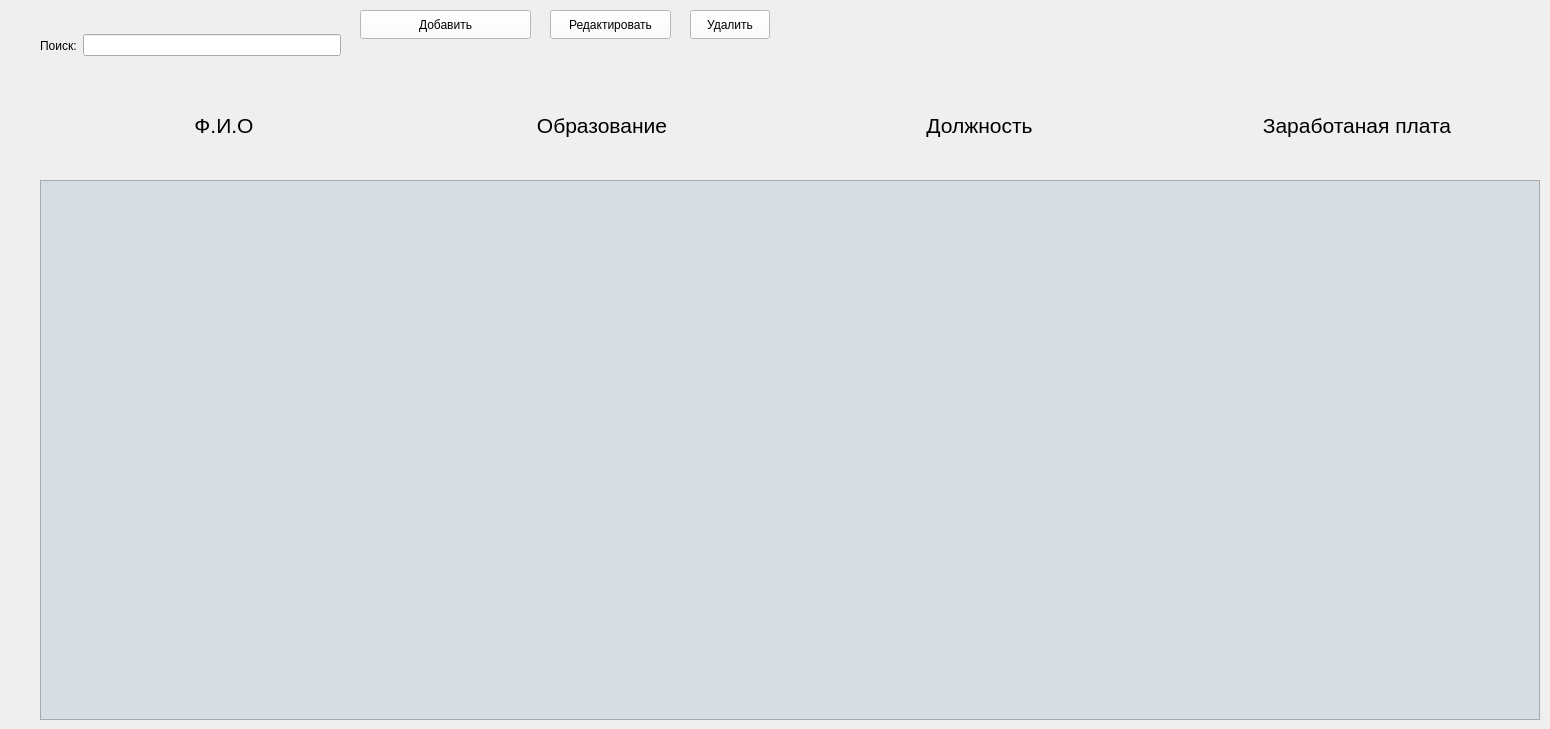
    <widget class="QWidget" name="page_Employees">
     <property name="windowTitle">
      <string>Сотрудники</string>
     </property>
     <widget class="QScrollArea" name="scrollAreaEmployees">
      <property name="geometry">
       <rect>
        <x>40</x>
        <y>180</y>
        <width>1500</width>
        <height>540</height>
       </rect>
      </property>
      <property name="styleSheet">
       <string notr="true">background-color: #d6dde3;</string>
      </property>
      <property name="widgetResizable">
       <bool>true</bool>
      </property>
      <widget class="QWidget" name="scrollAreaWidgetContents">
       <property name="geometry">
        <rect>
         <x>0</x>
         <y>0</y>
         <width>1498</width>
         <height>538</height>
        </rect>
       </property>
       <layout class="QVBoxLayout" name="verticalLayoutEmployees"/>
      </widget>
     </widget>
     <widget class="QWidget" name="layoutWidget_3">
      <property name="geometry">
       <rect>
        <x>40</x>
        <y>10</y>
        <width>301</width>
        <height>71</height>
       </rect>
      </property>
      <layout class="QHBoxLayout" name="horizontalLayout_2">
       <item>
        <widget class="QLabel" name="labelSearch">
         <property name="palette">
          <palette>
           <active>
            <colorrole role="WindowText">
             <brush brushstyle="SolidPattern">
              <color alpha="255">
               <red>0</red>
               <green>0</green>
               <blue>0</blue>
              </color>
             </brush>
            </colorrole>
            <colorrole role="Button">
             <brush brushstyle="SolidPattern">
              <color alpha="255">
               <red>255</red>
               <green>255</green>
               <blue>255</blue>
              </color>
             </brush>
            </colorrole>
            <colorrole role="Base">
             <brush brushstyle="SolidPattern">
              <color alpha="255">
               <red>255</red>
               <green>255</green>
               <blue>255</blue>
              </color>
             </brush>
            </colorrole>
            <colorrole role="Window">
             <brush brushstyle="SolidPattern">
              <color alpha="255">
               <red>255</red>
               <green>255</green>
               <blue>255</blue>
              </color>
             </brush>
            </colorrole>
           </active>
           <inactive>
            <colorrole role="WindowText">
             <brush brushstyle="SolidPattern">
              <color alpha="255">
               <red>0</red>
               <green>0</green>
               <blue>0</blue>
              </color>
             </brush>
            </colorrole>
            <colorrole role="Button">
             <brush brushstyle="SolidPattern">
              <color alpha="255">
               <red>255</red>
               <green>255</green>
               <blue>255</blue>
              </color>
             </brush>
            </colorrole>
            <colorrole role="Base">
             <brush brushstyle="SolidPattern">
              <color alpha="255">
               <red>255</red>
               <green>255</green>
               <blue>255</blue>
              </color>
             </brush>
            </colorrole>
            <colorrole role="Window">
             <brush brushstyle="SolidPattern">
              <color alpha="255">
               <red>255</red>
               <green>255</green>
               <blue>255</blue>
              </color>
             </brush>
            </colorrole>
           </inactive>
           <disabled>
            <colorrole role="Button">
             <brush brushstyle="SolidPattern">
              <color alpha="255">
               <red>255</red>
               <green>255</green>
               <blue>255</blue>
              </color>
             </brush>
            </colorrole>
            <colorrole role="Base">
             <brush brushstyle="SolidPattern">
              <color alpha="255">
               <red>255</red>
               <green>255</green>
               <blue>255</blue>
              </color>
             </brush>
            </colorrole>
            <colorrole role="Window">
             <brush brushstyle="SolidPattern">
              <color alpha="255">
               <red>255</red>
               <green>255</green>
               <blue>255</blue>
              </color>
             </brush>
            </colorrole>
           </disabled>
          </palette>
         </property>
         <property name="text">
          <string>Поиск:</string>
         </property>
        </widget>
       </item>
       <item>
        <widget class="QLineEdit" name="Search">
         <property name="text">
          <string/>
         </property>
        </widget>
       </item>
      </layout>
     </widget>
     <widget class="QWidget" name="layoutWidget_4">
      <property name="geometry">
       <rect>
        <x>40</x>
        <y>90</y>
        <width>1501</width>
        <height>71</height>
       </rect>
      </property>
      <layout class="QHBoxLayout" name="horizontalLayout_3">
       <property name="spacing">
        <number>10</number>
       </property>
       <item>
        <widget class="QLabel" name="labelName">
         <property name="palette">
          <palette>
           <active>
            <colorrole role="WindowText">
             <brush brushstyle="SolidPattern">
              <color alpha="255">
               <red>0</red>
               <green>0</green>
               <blue>0</blue>
              </color>
             </brush>
            </colorrole>
            <colorrole role="Button">
             <brush brushstyle="SolidPattern">
              <color alpha="255">
               <red>255</red>
               <green>255</green>
               <blue>255</blue>
              </color>
             </brush>
            </colorrole>
            <colorrole role="Base">
             <brush brushstyle="SolidPattern">
              <color alpha="255">
               <red>255</red>
               <green>255</green>
               <blue>255</blue>
              </color>
             </brush>
            </colorrole>
            <colorrole role="Window">
             <brush brushstyle="SolidPattern">
              <color alpha="255">
               <red>255</red>
               <green>255</green>
               <blue>255</blue>
              </color>
             </brush>
            </colorrole>
           </active>
           <inactive>
            <colorrole role="WindowText">
             <brush brushstyle="SolidPattern">
              <color alpha="255">
               <red>0</red>
               <green>0</green>
               <blue>0</blue>
              </color>
             </brush>
            </colorrole>
            <colorrole role="Button">
             <brush brushstyle="SolidPattern">
              <color alpha="255">
               <red>255</red>
               <green>255</green>
               <blue>255</blue>
              </color>
             </brush>
            </colorrole>
            <colorrole role="Base">
             <brush brushstyle="SolidPattern">
              <color alpha="255">
               <red>255</red>
               <green>255</green>
               <blue>255</blue>
              </color>
             </brush>
            </colorrole>
            <colorrole role="Window">
             <brush brushstyle="SolidPattern">
              <color alpha="255">
               <red>255</red>
               <green>255</green>
               <blue>255</blue>
              </color>
             </brush>
            </colorrole>
           </inactive>
           <disabled>
            <colorrole role="Button">
             <brush brushstyle="SolidPattern">
              <color alpha="255">
               <red>255</red>
               <green>255</green>
               <blue>255</blue>
              </color>
             </brush>
            </colorrole>
            <colorrole role="Base">
             <brush brushstyle="SolidPattern">
              <color alpha="255">
               <red>255</red>
               <green>255</green>
               <blue>255</blue>
              </color>
             </brush>
            </colorrole>
            <colorrole role="Window">
             <brush brushstyle="SolidPattern">
              <color alpha="255">
               <red>255</red>
               <green>255</green>
               <blue>255</blue>
              </color>
             </brush>
            </colorrole>
           </disabled>
          </palette>
         </property>
         <property name="font">
          <font>
           <pointsize>16</pointsize>
           <bold>false</bold>
          </font>
         </property>
         <property name="text">
          <string>Ф.И.О</string>
         </property>
         <property name="alignment">
          <set>Qt::AlignCenter</set>
         </property>
        </widget>
       </item>
       <item>
        <widget class="QLabel" name="labelEducation">
         <property name="palette">
          <palette>
           <active>
            <colorrole role="WindowText">
             <brush brushstyle="SolidPattern">
              <color alpha="255">
               <red>0</red>
               <green>0</green>
               <blue>0</blue>
              </color>
             </brush>
            </colorrole>
            <colorrole role="Button">
             <brush brushstyle="SolidPattern">
              <color alpha="255">
               <red>255</red>
               <green>255</green>
               <blue>255</blue>
              </color>
             </brush>
            </colorrole>
            <colorrole role="Base">
             <brush brushstyle="SolidPattern">
              <color alpha="255">
               <red>255</red>
               <green>255</green>
               <blue>255</blue>
              </color>
             </brush>
            </colorrole>
            <colorrole role="Window">
             <brush brushstyle="SolidPattern">
              <color alpha="255">
               <red>255</red>
               <green>255</green>
               <blue>255</blue>
              </color>
             </brush>
            </colorrole>
           </active>
           <inactive>
            <colorrole role="WindowText">
             <brush brushstyle="SolidPattern">
              <color alpha="255">
               <red>0</red>
               <green>0</green>
               <blue>0</blue>
              </color>
             </brush>
            </colorrole>
            <colorrole role="Button">
             <brush brushstyle="SolidPattern">
              <color alpha="255">
               <red>255</red>
               <green>255</green>
               <blue>255</blue>
              </color>
             </brush>
            </colorrole>
            <colorrole role="Base">
             <brush brushstyle="SolidPattern">
              <color alpha="255">
               <red>255</red>
               <green>255</green>
               <blue>255</blue>
              </color>
             </brush>
            </colorrole>
            <colorrole role="Window">
             <brush brushstyle="SolidPattern">
              <color alpha="255">
               <red>255</red>
               <green>255</green>
               <blue>255</blue>
              </color>
             </brush>
            </colorrole>
           </inactive>
           <disabled>
            <colorrole role="Button">
             <brush brushstyle="SolidPattern">
              <color alpha="255">
               <red>255</red>
               <green>255</green>
               <blue>255</blue>
              </color>
             </brush>
            </colorrole>
            <colorrole role="Base">
             <brush brushstyle="SolidPattern">
              <color alpha="255">
               <red>255</red>
               <green>255</green>
               <blue>255</blue>
              </color>
             </brush>
            </colorrole>
            <colorrole role="Window">
             <brush brushstyle="SolidPattern">
              <color alpha="255">
               <red>255</red>
               <green>255</green>
               <blue>255</blue>
              </color>
             </brush>
            </colorrole>
           </disabled>
          </palette>
         </property>
         <property name="font">
          <font>
           <pointsize>16</pointsize>
           <bold>false</bold>
          </font>
         </property>
         <property name="text">
          <string>Образование</string>
         </property>
         <property name="alignment">
          <set>Qt::AlignCenter</set>
         </property>
        </widget>
       </item>
       <item>
        <widget class="QLabel" name="labelJobTitle">
         <property name="palette">
          <palette>
           <active>
            <colorrole role="WindowText">
             <brush brushstyle="SolidPattern">
              <color alpha="255">
               <red>0</red>
               <green>0</green>
               <blue>0</blue>
              </color>
             </brush>
            </colorrole>
            <colorrole role="Button">
             <brush brushstyle="SolidPattern">
              <color alpha="255">
               <red>255</red>
               <green>255</green>
               <blue>255</blue>
              </color>
             </brush>
            </colorrole>
            <colorrole role="Base">
             <brush brushstyle="SolidPattern">
              <color alpha="255">
               <red>255</red>
               <green>255</green>
               <blue>255</blue>
              </color>
             </brush>
            </colorrole>
            <colorrole role="Window">
             <brush brushstyle="SolidPattern">
              <color alpha="255">
               <red>255</red>
               <green>255</green>
               <blue>255</blue>
              </color>
             </brush>
            </colorrole>
           </active>
           <inactive>
            <colorrole role="WindowText">
             <brush brushstyle="SolidPattern">
              <color alpha="255">
               <red>0</red>
               <green>0</green>
               <blue>0</blue>
              </color>
             </brush>
            </colorrole>
            <colorrole role="Button">
             <brush brushstyle="SolidPattern">
              <color alpha="255">
               <red>255</red>
               <green>255</green>
               <blue>255</blue>
              </color>
             </brush>
            </colorrole>
            <colorrole role="Base">
             <brush brushstyle="SolidPattern">
              <color alpha="255">
               <red>255</red>
               <green>255</green>
               <blue>255</blue>
              </color>
             </brush>
            </colorrole>
            <colorrole role="Window">
             <brush brushstyle="SolidPattern">
              <color alpha="255">
               <red>255</red>
               <green>255</green>
               <blue>255</blue>
              </color>
             </brush>
            </colorrole>
           </inactive>
           <disabled>
            <colorrole role="Button">
             <brush brushstyle="SolidPattern">
              <color alpha="255">
               <red>255</red>
               <green>255</green>
               <blue>255</blue>
              </color>
             </brush>
            </colorrole>
            <colorrole role="Base">
             <brush brushstyle="SolidPattern">
              <color alpha="255">
               <red>255</red>
               <green>255</green>
               <blue>255</blue>
              </color>
             </brush>
            </colorrole>
            <colorrole role="Window">
             <brush brushstyle="SolidPattern">
              <color alpha="255">
               <red>255</red>
               <green>255</green>
               <blue>255</blue>
              </color>
             </brush>
            </colorrole>
           </disabled>
          </palette>
         </property>
         <property name="font">
          <font>
           <pointsize>16</pointsize>
          </font>
         </property>
         <property name="text">
          <string>Должность</string>
         </property>
         <property name="alignment">
          <set>Qt::AlignCenter</set>
         </property>
        </widget>
       </item>
       <item>
        <widget class="QLabel" name="labelSalary">
         <property name="palette">
          <palette>
           <active>
            <colorrole role="WindowText">
             <brush brushstyle="SolidPattern">
              <color alpha="255">
               <red>0</red>
               <green>0</green>
               <blue>0</blue>
              </color>
             </brush>
            </colorrole>
            <colorrole role="Button">
             <brush brushstyle="SolidPattern">
              <color alpha="255">
               <red>255</red>
               <green>255</green>
               <blue>255</blue>
              </color>
             </brush>
            </colorrole>
            <colorrole role="Base">
             <brush brushstyle="SolidPattern">
              <color alpha="255">
               <red>255</red>
               <green>255</green>
               <blue>255</blue>
              </color>
             </brush>
            </colorrole>
            <colorrole role="Window">
             <brush brushstyle="SolidPattern">
              <color alpha="255">
               <red>255</red>
               <green>255</green>
               <blue>255</blue>
              </color>
             </brush>
            </colorrole>
           </active>
           <inactive>
            <colorrole role="WindowText">
             <brush brushstyle="SolidPattern">
              <color alpha="255">
               <red>0</red>
               <green>0</green>
               <blue>0</blue>
              </color>
             </brush>
            </colorrole>
            <colorrole role="Button">
             <brush brushstyle="SolidPattern">
              <color alpha="255">
               <red>255</red>
               <green>255</green>
               <blue>255</blue>
              </color>
             </brush>
            </colorrole>
            <colorrole role="Base">
             <brush brushstyle="SolidPattern">
              <color alpha="255">
               <red>255</red>
               <green>255</green>
               <blue>255</blue>
              </color>
             </brush>
            </colorrole>
            <colorrole role="Window">
             <brush brushstyle="SolidPattern">
              <color alpha="255">
               <red>255</red>
               <green>255</green>
               <blue>255</blue>
              </color>
             </brush>
            </colorrole>
           </inactive>
           <disabled>
            <colorrole role="Button">
             <brush brushstyle="SolidPattern">
              <color alpha="255">
               <red>255</red>
               <green>255</green>
               <blue>255</blue>
              </color>
             </brush>
            </colorrole>
            <colorrole role="Base">
             <brush brushstyle="SolidPattern">
              <color alpha="255">
               <red>255</red>
               <green>255</green>
               <blue>255</blue>
              </color>
             </brush>
            </colorrole>
            <colorrole role="Window">
             <brush brushstyle="SolidPattern">
              <color alpha="255">
               <red>255</red>
               <green>255</green>
               <blue>255</blue>
              </color>
             </brush>
            </colorrole>
           </disabled>
          </palette>
         </property>
         <property name="font">
          <font>
           <pointsize>16</pointsize>
          </font>
         </property>
         <property name="text">
          <string>Заработаная плата</string>
         </property>
         <property name="alignment">
          <set>Qt::AlignCenter</set>
         </property>
        </widget>
       </item>
      </layout>
     </widget>
     <widget class="QPushButton" name="buttonRemove">
      <property name="geometry">
       <rect>
        <x>690</x>
        <y>10</y>
        <width>80</width>
        <height>29</height>
       </rect>
      </property>
      <property name="palette">
       <palette>
        <active>
         <colorrole role="Button">
          <brush brushstyle="SolidPattern">
           <color alpha="255">
            <red>255</red>
            <green>255</green>
            <blue>255</blue>
           </color>
          </brush>
         </colorrole>
         <colorrole role="ButtonText">
          <brush brushstyle="SolidPattern">
           <color alpha="255">
            <red>0</red>
            <green>0</green>
            <blue>0</blue>
           </color>
          </brush>
         </colorrole>
         <colorrole role="Base">
          <brush brushstyle="SolidPattern">
           <color alpha="255">
            <red>255</red>
            <green>255</green>
            <blue>255</blue>
           </color>
          </brush>
         </colorrole>
         <colorrole role="Window">
          <brush brushstyle="SolidPattern">
           <color alpha="255">
            <red>255</red>
            <green>255</green>
            <blue>255</blue>
           </color>
          </brush>
         </colorrole>
        </active>
        <inactive>
         <colorrole role="Button">
          <brush brushstyle="SolidPattern">
           <color alpha="255">
            <red>255</red>
            <green>255</green>
            <blue>255</blue>
           </color>
          </brush>
         </colorrole>
         <colorrole role="ButtonText">
          <brush brushstyle="SolidPattern">
           <color alpha="255">
            <red>0</red>
            <green>0</green>
            <blue>0</blue>
           </color>
          </brush>
         </colorrole>
         <colorrole role="Base">
          <brush brushstyle="SolidPattern">
           <color alpha="255">
            <red>255</red>
            <green>255</green>
            <blue>255</blue>
           </color>
          </brush>
         </colorrole>
         <colorrole role="Window">
          <brush brushstyle="SolidPattern">
           <color alpha="255">
            <red>255</red>
            <green>255</green>
            <blue>255</blue>
           </color>
          </brush>
         </colorrole>
        </inactive>
        <disabled>
         <colorrole role="Button">
          <brush brushstyle="SolidPattern">
           <color alpha="255">
            <red>255</red>
            <green>255</green>
            <blue>255</blue>
           </color>
          </brush>
         </colorrole>
         <colorrole role="Base">
          <brush brushstyle="SolidPattern">
           <color alpha="255">
            <red>255</red>
            <green>255</green>
            <blue>255</blue>
           </color>
          </brush>
         </colorrole>
         <colorrole role="Window">
          <brush brushstyle="SolidPattern">
           <color alpha="255">
            <red>255</red>
            <green>255</green>
            <blue>255</blue>
           </color>
          </brush>
         </colorrole>
        </disabled>
       </palette>
      </property>
      <property name="text">
       <string>Удалить</string>
      </property>
     </widget>
     <widget class="QPushButton" name="buttonEdit">
      <property name="geometry">
       <rect>
        <x>550</x>
        <y>10</y>
        <width>121</width>
        <height>29</height>
       </rect>
      </property>
      <property name="palette">
       <palette>
        <active>
         <colorrole role="Button">
          <brush brushstyle="SolidPattern">
           <color alpha="255">
            <red>255</red>
            <green>255</green>
            <blue>255</blue>
           </color>
          </brush>
         </colorrole>
         <colorrole role="ButtonText">
          <brush brushstyle="SolidPattern">
           <color alpha="255">
            <red>0</red>
            <green>0</green>
            <blue>0</blue>
           </color>
          </brush>
         </colorrole>
         <colorrole role="Base">
          <brush brushstyle="SolidPattern">
           <color alpha="255">
            <red>255</red>
            <green>255</green>
            <blue>255</blue>
           </color>
          </brush>
         </colorrole>
         <colorrole role="Window">
          <brush brushstyle="SolidPattern">
           <color alpha="255">
            <red>255</red>
            <green>255</green>
            <blue>255</blue>
           </color>
          </brush>
         </colorrole>
        </active>
        <inactive>
         <colorrole role="Button">
          <brush brushstyle="SolidPattern">
           <color alpha="255">
            <red>255</red>
            <green>255</green>
            <blue>255</blue>
           </color>
          </brush>
         </colorrole>
         <colorrole role="ButtonText">
          <brush brushstyle="SolidPattern">
           <color alpha="255">
            <red>0</red>
            <green>0</green>
            <blue>0</blue>
           </color>
          </brush>
         </colorrole>
         <colorrole role="Base">
          <brush brushstyle="SolidPattern">
           <color alpha="255">
            <red>255</red>
            <green>255</green>
            <blue>255</blue>
           </color>
          </brush>
         </colorrole>
         <colorrole role="Window">
          <brush brushstyle="SolidPattern">
           <color alpha="255">
            <red>255</red>
            <green>255</green>
            <blue>255</blue>
           </color>
          </brush>
         </colorrole>
        </inactive>
        <disabled>
         <colorrole role="Button">
          <brush brushstyle="SolidPattern">
           <color alpha="255">
            <red>255</red>
            <green>255</green>
            <blue>255</blue>
           </color>
          </brush>
         </colorrole>
         <colorrole role="Base">
          <brush brushstyle="SolidPattern">
           <color alpha="255">
            <red>255</red>
            <green>255</green>
            <blue>255</blue>
           </color>
          </brush>
         </colorrole>
         <colorrole role="Window">
          <brush brushstyle="SolidPattern">
           <color alpha="255">
            <red>255</red>
            <green>255</green>
            <blue>255</blue>
           </color>
          </brush>
         </colorrole>
        </disabled>
       </palette>
      </property>
      <property name="text">
       <string>Редактировать</string>
      </property>
      <property name="iconSize">
       <size>
        <width>16</width>
        <height>14</height>
       </size>
      </property>
     </widget>
     <widget class="QPushButton" name="buttonAdd">
      <property name="geometry">
       <rect>
        <x>360</x>
        <y>10</y>
        <width>171</width>
        <height>29</height>
       </rect>
      </property>
      <property name="palette">
       <palette>
        <active>
         <colorrole role="Button">
          <brush brushstyle="SolidPattern">
           <color alpha="255">
            <red>255</red>
            <green>255</green>
            <blue>255</blue>
           </color>
          </brush>
         </colorrole>
         <colorrole role="ButtonText">
          <brush brushstyle="SolidPattern">
           <color alpha="255">
            <red>0</red>
            <green>0</green>
            <blue>0</blue>
           </color>
          </brush>
         </colorrole>
         <colorrole role="Base">
          <brush brushstyle="SolidPattern">
           <color alpha="255">
            <red>255</red>
            <green>255</green>
            <blue>255</blue>
           </color>
          </brush>
         </colorrole>
         <colorrole role="Window">
          <brush brushstyle="SolidPattern">
           <color alpha="255">
            <red>255</red>
            <green>255</green>
            <blue>255</blue>
           </color>
          </brush>
         </colorrole>
        </active>
        <inactive>
         <colorrole role="Button">
          <brush brushstyle="SolidPattern">
           <color alpha="255">
            <red>255</red>
            <green>255</green>
            <blue>255</blue>
           </color>
          </brush>
         </colorrole>
         <colorrole role="ButtonText">
          <brush brushstyle="SolidPattern">
           <color alpha="255">
            <red>0</red>
            <green>0</green>
            <blue>0</blue>
           </color>
          </brush>
         </colorrole>
         <colorrole role="Base">
          <brush brushstyle="SolidPattern">
           <color alpha="255">
            <red>255</red>
            <green>255</green>
            <blue>255</blue>
           </color>
          </brush>
         </colorrole>
         <colorrole role="Window">
          <brush brushstyle="SolidPattern">
           <color alpha="255">
            <red>255</red>
            <green>255</green>
            <blue>255</blue>
           </color>
          </brush>
         </colorrole>
        </inactive>
        <disabled>
         <colorrole role="Button">
          <brush brushstyle="SolidPattern">
           <color alpha="255">
            <red>255</red>
            <green>255</green>
            <blue>255</blue>
           </color>
          </brush>
         </colorrole>
         <colorrole role="Base">
          <brush brushstyle="SolidPattern">
           <color alpha="255">
            <red>255</red>
            <green>255</green>
            <blue>255</blue>
           </color>
          </brush>
         </colorrole>
         <colorrole role="Window">
          <brush brushstyle="SolidPattern">
           <color alpha="255">
            <red>255</red>
            <green>255</green>
            <blue>255</blue>
           </color>
          </brush>
         </colorrole>
        </disabled>
       </palette>
      </property>
      <property name="text">
       <string>Добавить</string>
      </property>
     </widget>
    </widget>
